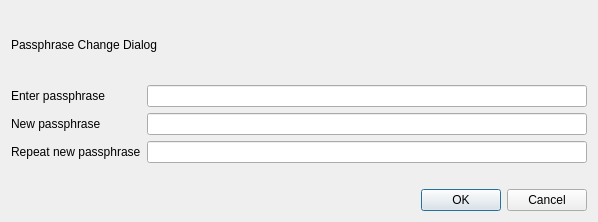
<?xml version="1.0" encoding="UTF-8"?>
<ui version="4.0">
 <class>AskPassphraseDialog</class>
 <widget class="QDialog" name="AskPassphraseDialog">
  <property name="geometry">
   <rect>
    <x>0</x>
    <y>0</y>
    <width>598</width>
    <height>222</height>
   </rect>
  </property>
  <property name="sizePolicy">
   <sizepolicy hsizetype="Preferred" vsizetype="Minimum">
    <horstretch>0</horstretch>
    <verstretch>0</verstretch>
   </sizepolicy>
  </property>
  <property name="minimumSize">
   <size>
    <width>550</width>
    <height>0</height>
   </size>
  </property>
  <property name="windowTitle">
   <string>Passphrase Dialog</string>
  </property>
  <layout class="QVBoxLayout" name="verticalLayout">
   <property name="sizeConstraint">
    <enum>QLayout::SetMinimumSize</enum>
   </property>
   <item>
    <widget class="QLabel" name="warningLabel">
     <property name="text">
      <string notr="true">Passphrase Change Dialog</string>
     </property>
     <property name="textFormat">
      <enum>Qt::RichText</enum>
     </property>
     <property name="wordWrap">
      <bool>true</bool>
     </property>
    </widget>
   </item>
   <item>
    <layout class="QFormLayout" name="formLayout">
     <property name="sizeConstraint">
      <enum>QLayout::SetMinimumSize</enum>
     </property>
     <property name="fieldGrowthPolicy">
      <enum>QFormLayout::AllNonFixedFieldsGrow</enum>
     </property>
     <item row="0" column="0">
      <widget class="QLabel" name="passLabel1">
       <property name="text">
        <string>Enter passphrase</string>
       </property>
      </widget>
     </item>
     <item row="0" column="1">
      <widget class="QLineEdit" name="passEdit1">
       <property name="echoMode">
        <enum>QLineEdit::Password</enum>
       </property>
      </widget>
     </item>
     <item row="1" column="0">
      <widget class="QLabel" name="passLabel2">
       <property name="text">
        <string>New passphrase</string>
       </property>
      </widget>
     </item>
     <item row="1" column="1">
      <widget class="QLineEdit" name="passEdit2">
       <property name="echoMode">
        <enum>QLineEdit::Password</enum>
       </property>
      </widget>
     </item>
     <item row="2" column="0">
      <widget class="QLabel" name="passLabel3">
       <property name="text">
        <string>Repeat new passphrase</string>
       </property>
      </widget>
     </item>
     <item row="2" column="1">
      <widget class="QLineEdit" name="passEdit3">
       <property name="echoMode">
        <enum>QLineEdit::Password</enum>
       </property>
      </widget>
     </item>
     <item row="3" column="1">
      <widget class="QLabel" name="capsLabel">
       <property name="font">
        <font>
         <weight>75</weight>
         <bold>true</bold>
        </font>
       </property>
       <property name="text">
        <string/>
       </property>
       <property name="alignment">
        <set>Qt::AlignCenter</set>
       </property>
      </widget>
     </item>
    </layout>
   </item>
   <item>
    <widget class="QDialogButtonBox" name="buttonBox">
     <property name="orientation">
      <enum>Qt::Horizontal</enum>
     </property>
     <property name="standardButtons">
      <set>QDialogButtonBox::Cancel|QDialogButtonBox::Ok</set>
     </property>
    </widget>
   </item>
  </layout>
 </widget>
 <resources/>
 <connections>
  <connection>
   <sender>buttonBox</sender>
   <signal>accepted()</signal>
   <receiver>AskPassphraseDialog</receiver>
   <slot>accept()</slot>
   <hints>
    <hint type="sourcelabel">
     <x>20</x>
     <y>20</y>
    </hint>
    <hint type="destinationlabel">
     <x>20</x>
     <y>20</y>
    </hint>
   </hints>
  </connection>
  <connection>
   <sender>buttonBox</sender>
   <signal>rejected()</signal>
   <receiver>AskPassphraseDialog</receiver>
   <slot>reject()</slot>
   <hints>
    <hint type="sourcelabel">
     <x>20</x>
     <y>20</y>
    </hint>
    <hint type="destinationlabel">
     <x>20</x>
     <y>20</y>
    </hint>
   </hints>
  </connection>
 </connections>
</ui>
